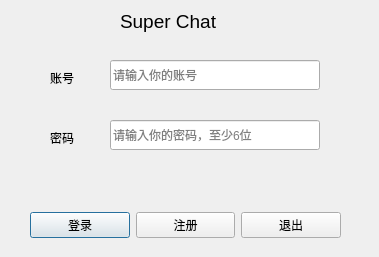
<?xml version="1.0" encoding="UTF-8"?>
<ui version="4.0">
 <class>LogInDialog</class>
 <widget class="QDialog" name="LogInDialog">
  <property name="geometry">
   <rect>
    <x>0</x>
    <y>0</y>
    <width>379</width>
    <height>257</height>
   </rect>
  </property>
  <property name="windowTitle">
   <string>Dialog</string>
  </property>
  <widget class="QLabel" name="title_lb">
   <property name="geometry">
    <rect>
     <x>120</x>
     <y>10</y>
     <width>120</width>
     <height>23</height>
    </rect>
   </property>
   <property name="font">
    <font>
     <pointsize>14</pointsize>
    </font>
   </property>
   <property name="text">
    <string>Super Chat</string>
   </property>
  </widget>
  <widget class="QLabel" name="username_lb">
   <property name="geometry">
    <rect>
     <x>50</x>
     <y>70</y>
     <width>45</width>
     <height>16</height>
    </rect>
   </property>
   <property name="text">
    <string>账号</string>
   </property>
  </widget>
  <widget class="QLabel" name="password_lb">
   <property name="geometry">
    <rect>
     <x>50</x>
     <y>130</y>
     <width>30</width>
     <height>16</height>
    </rect>
   </property>
   <property name="text">
    <string>密码</string>
   </property>
  </widget>
  <widget class="QLineEdit" name="username_ledt">
   <property name="geometry">
    <rect>
     <x>110</x>
     <y>60</y>
     <width>210</width>
     <height>30</height>
    </rect>
   </property>
   <property name="placeholderText">
    <string>请输入你的账号</string>
   </property>
  </widget>
  <widget class="QLineEdit" name="passwd_ledt">
   <property name="geometry">
    <rect>
     <x>110</x>
     <y>120</y>
     <width>210</width>
     <height>30</height>
    </rect>
   </property>
   <property name="echoMode">
    <enum>QLineEdit::Password</enum>
   </property>
   <property name="placeholderText">
    <string>请输入你的密码，至少6位</string>
   </property>
  </widget>
  <widget class="QWidget" name="layoutWidget">
   <property name="geometry">
    <rect>
     <x>30</x>
     <y>210</y>
     <width>311</width>
     <height>31</height>
    </rect>
   </property>
   <layout class="QHBoxLayout" name="horizontalLayout">
    <item>
     <widget class="QPushButton" name="login_pbt">
      <property name="text">
       <string>登录</string>
      </property>
     </widget>
    </item>
    <item>
     <widget class="QPushButton" name="signup_pbt">
      <property name="text">
       <string>注册</string>
      </property>
     </widget>
    </item>
    <item>
     <widget class="QPushButton" name="exit_pbt">
      <property name="text">
       <string>退出</string>
      </property>
     </widget>
    </item>
   </layout>
  </widget>
  <widget class="QLabel" name="hint_Login_Info_lb">
   <property name="geometry">
    <rect>
     <x>30</x>
     <y>170</y>
     <width>311</width>
     <height>21</height>
    </rect>
   </property>
   <property name="font">
    <font>
     <pointsize>12</pointsize>
    </font>
   </property>
   <property name="text">
    <string/>
   </property>
  </widget>
 </widget>
 <resources/>
 <connections/>
</ui>
